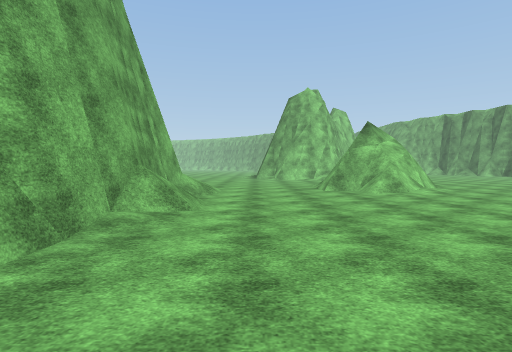
[1] (above)

23 first-person views from a walk through a 3-D level made in the Unity game engine. The camera is 1.5 m above the floor, tilts 2° down and sees 80° across. The floor is counted in squares, 2 m on a side. Each view is taken from the middle of a square. On the plan, view 1 faces up. The plan holds only what a view shows up to about 10 squares ahead; the rest is blank. The place goes on beyond the plan. Surface patterns are stand-ins for the level's own textures.

[2]
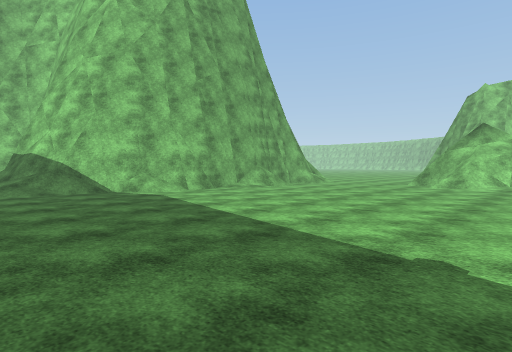

[3]
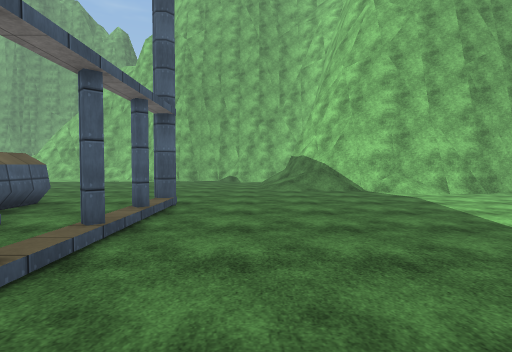

[4]
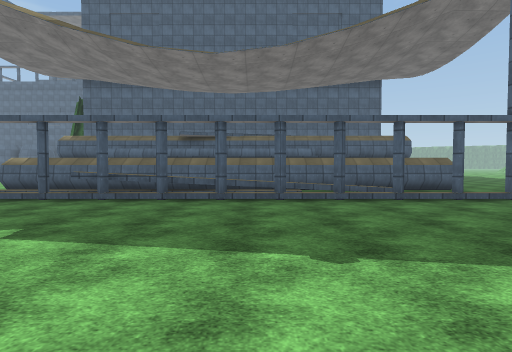

[5]
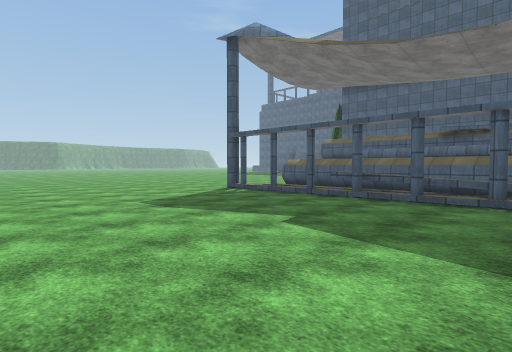

[6]
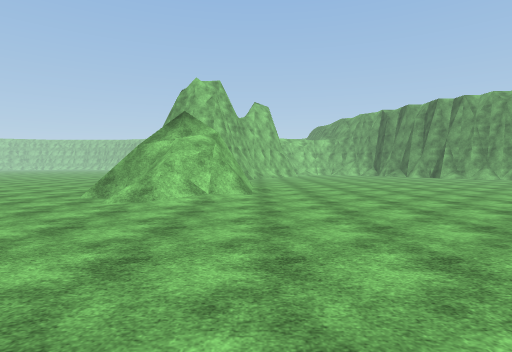

[7]
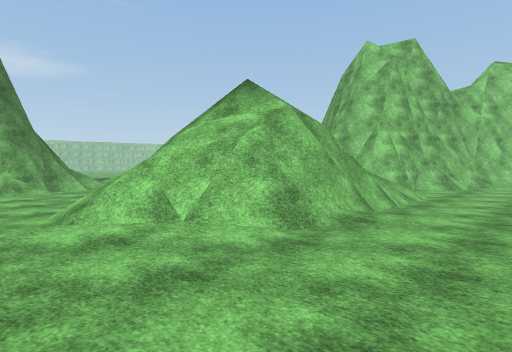

[8]
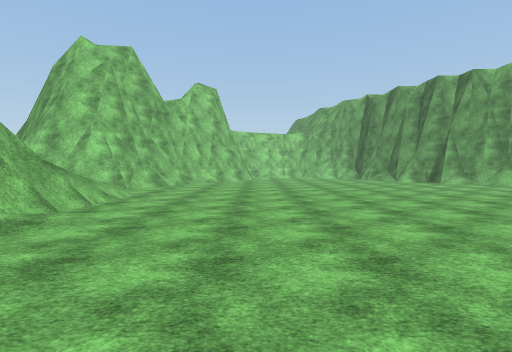

[9]
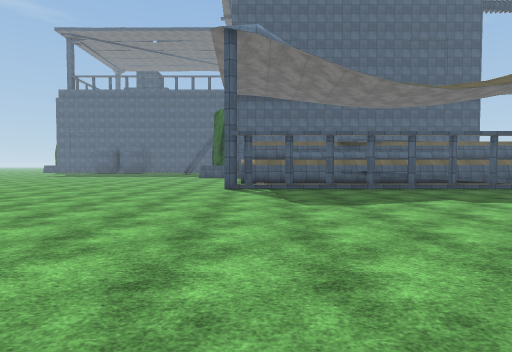

[10]
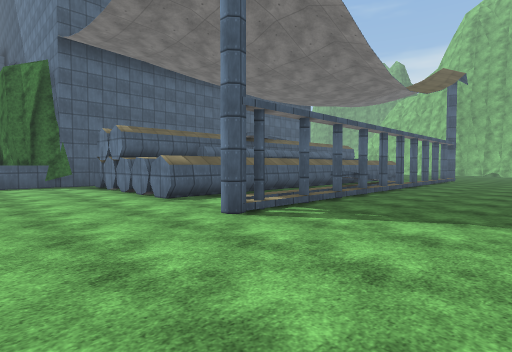

[11]
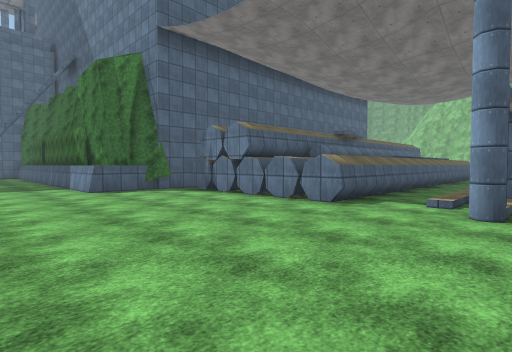

[12]
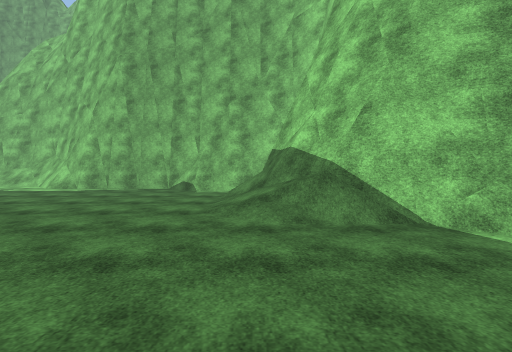

[13]
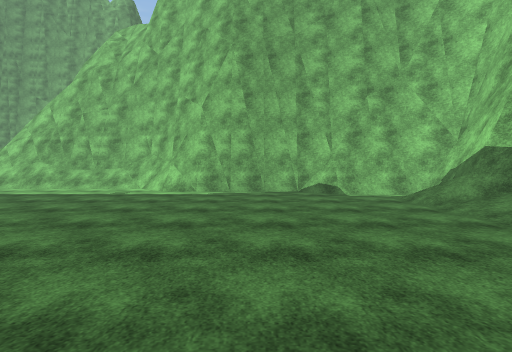

[14]
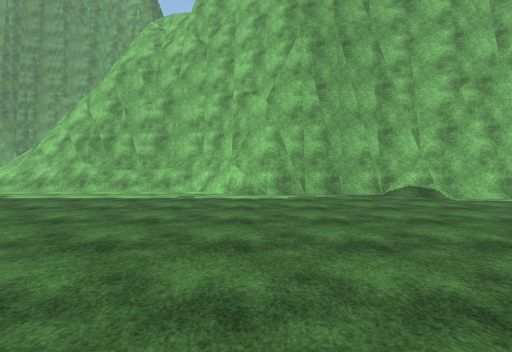

[15]
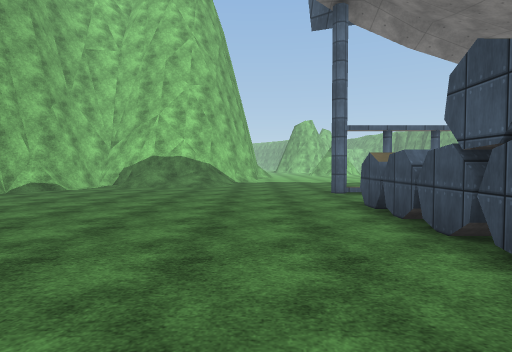

[16]
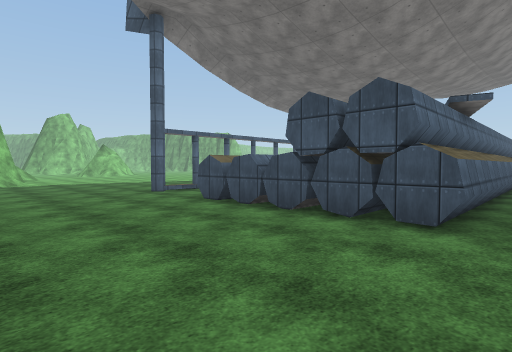

[17]
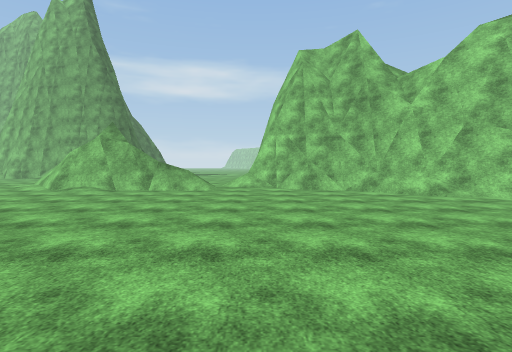

[18]
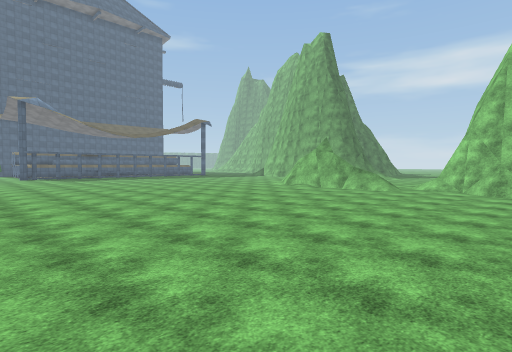

[19]
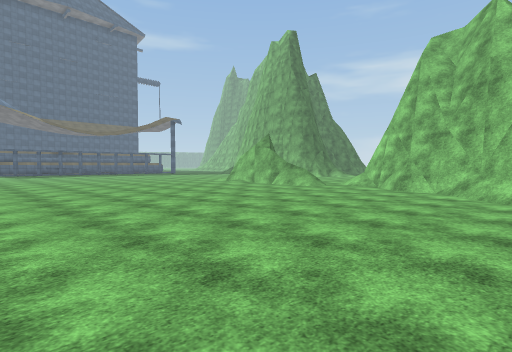

[20]
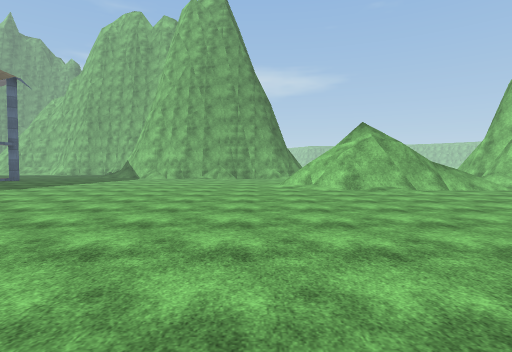

[21]
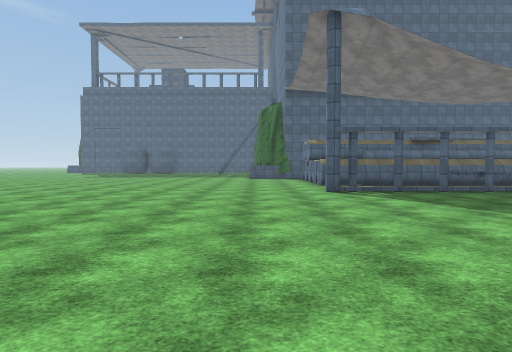

[22]
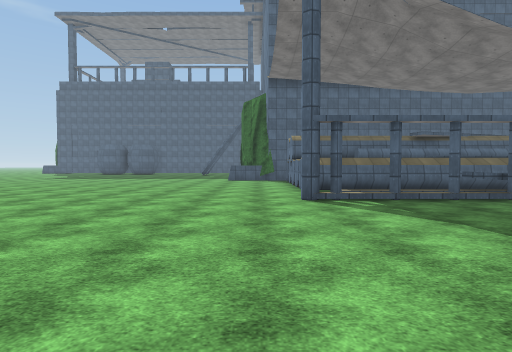

[23]
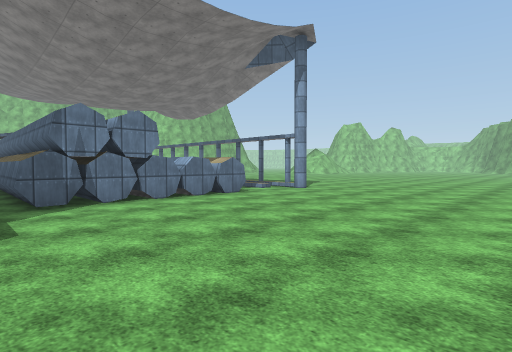

### Floor plan
Key: @ floor where view 1 was taken; # wall or solid block; x gap in a wall; . floor; / step, stairs or slope; = window, fence, low wall or low ledge; ^ raised ledge.
Columns run from 11 left of view 1 to 20 right of it. Each row starts with its distance up from view 1.
 21                  ##........
 20                  #/........
 19                 ##......... /
 18                 #=..........
 17                ##............
 16               ##/............
 15                 .............
 14                 //...........
 13                 //..........
 12           ...   ##..........
 11           ...   ##..........
 10        ===...####=..........
  9        ###...####...........
  8          #....//............
  7          #..................
  6          #................
  5          #...............
  4          #................ .
  3          #...................
  2         ##....................
  1         #......................
  0        ##..@....................
 -1      ###/.......................
 -2    ####//.......................
 -3   ##............................
 -4   #=............................
 -5   #........#//xx//##^^...#......
 -6   #..........////=x.............
 -7   #........####=#########.......
 -8  ##........#            #.......
 -9 ##=........#            #.......
-10 #=.........#            #.......
-11 #/.........#            #.......
-12 #/.........#            #.......
-13 #/...  ....             ###^....

Where each view was taken, in squares from view 1:
view 1: 0 up, 0 right, facing up
view 2: 3 down, 6 right, facing up-left
view 3: 3 down, 6 right, facing left
view 4: 2 up, 6 right, facing down
view 5: 2 up, 6 right, facing down-right
view 6: 2 up, 6 right, facing up
view 7: 7 up, 8 right, facing up-left
view 8: 7 up, 9 right, facing up
view 9: 5 up, 13 right, facing down
view 10: 1 down, 17 right, facing down-left
view 11: 4 down, 19 right, facing down-left
view 12: 2 down, 1 right, facing left
view 13: 6 down, 0 right, facing left
view 14: 8 down, 1 left, facing left
view 15: 13 down, 2 left, facing up
view 16: 13 down, 4 left, facing up-right
view 17: 16 up, 15 right, facing left
view 18: 19 up, 17 right, facing down-left
view 19: 21 up, 15 right, facing down-left
view 20: 7 up, 15 right, facing left
view 21: 4 up, 16 right, facing down
view 22: 2 up, 15 right, facing down
view 23: 13 down, 20 right, facing up-left
